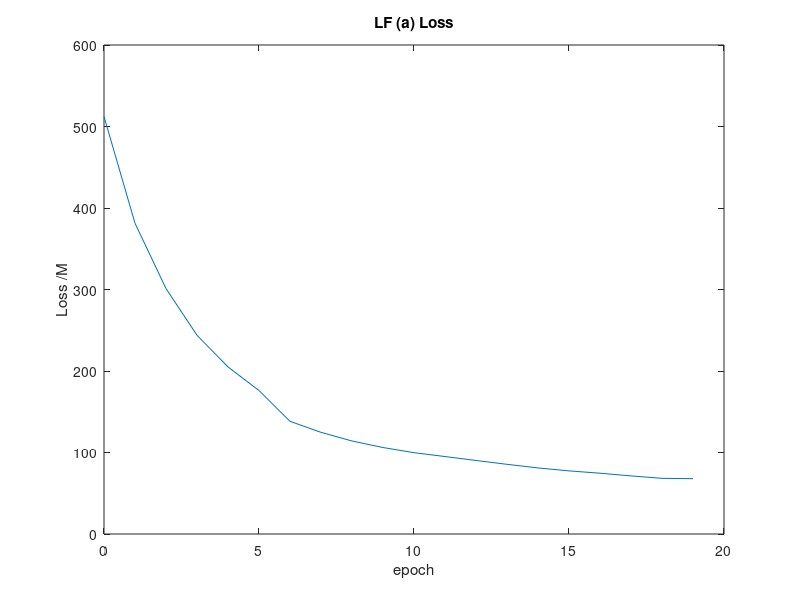

This chart was generated by the following MATLAB code:
x = 0:1:19;
y = [512.2782, 381.2737, 301.1542, 243.8456, 204.9887, 176.0235, 138.2548, 124.7367, 114.1222, 106.1006, 99.7935, 95.04122, 90.2169, 85.5038, 81.0711, 77.44695, 74.597115, 71.29351, 68.312058, 67.866544];
plot(x,y)
title('LF_ (a) Loss')
xlabel('epoch')
ylabel('Loss /M')
